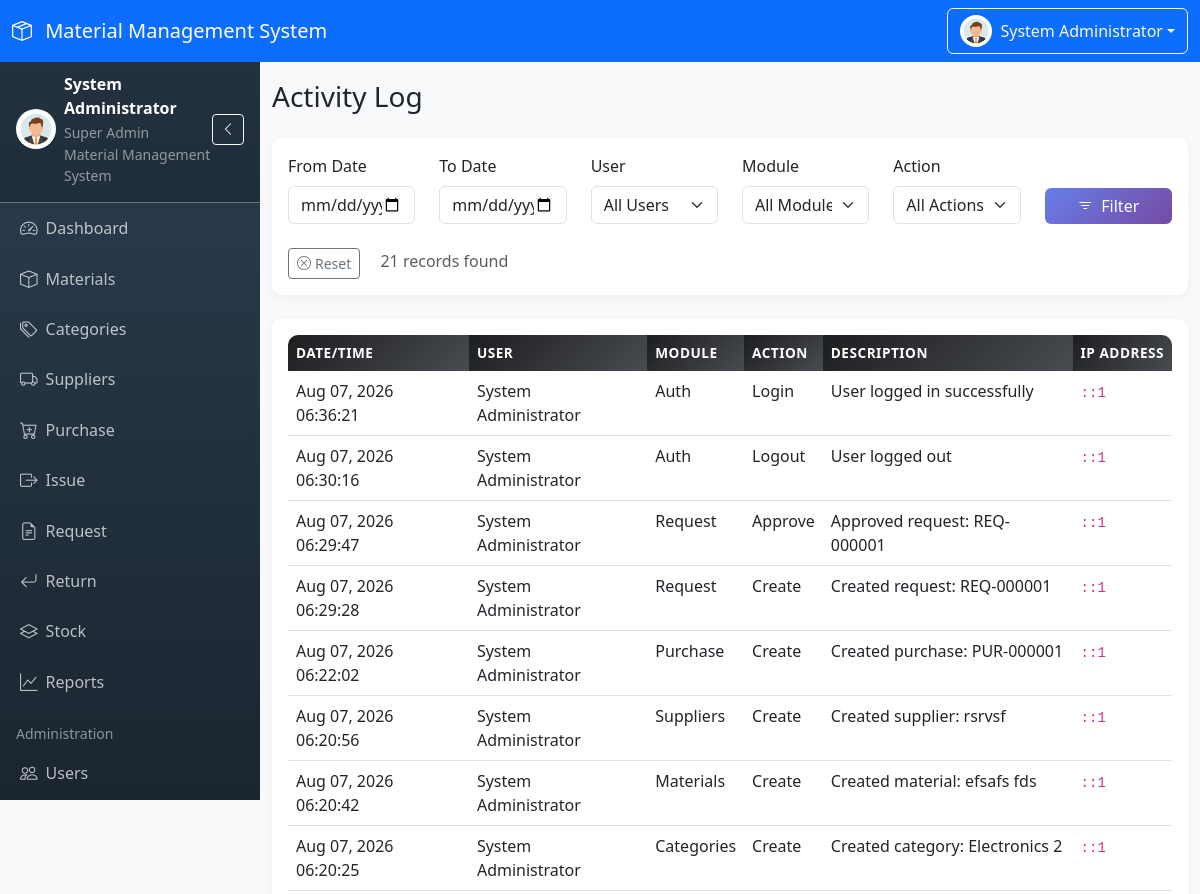
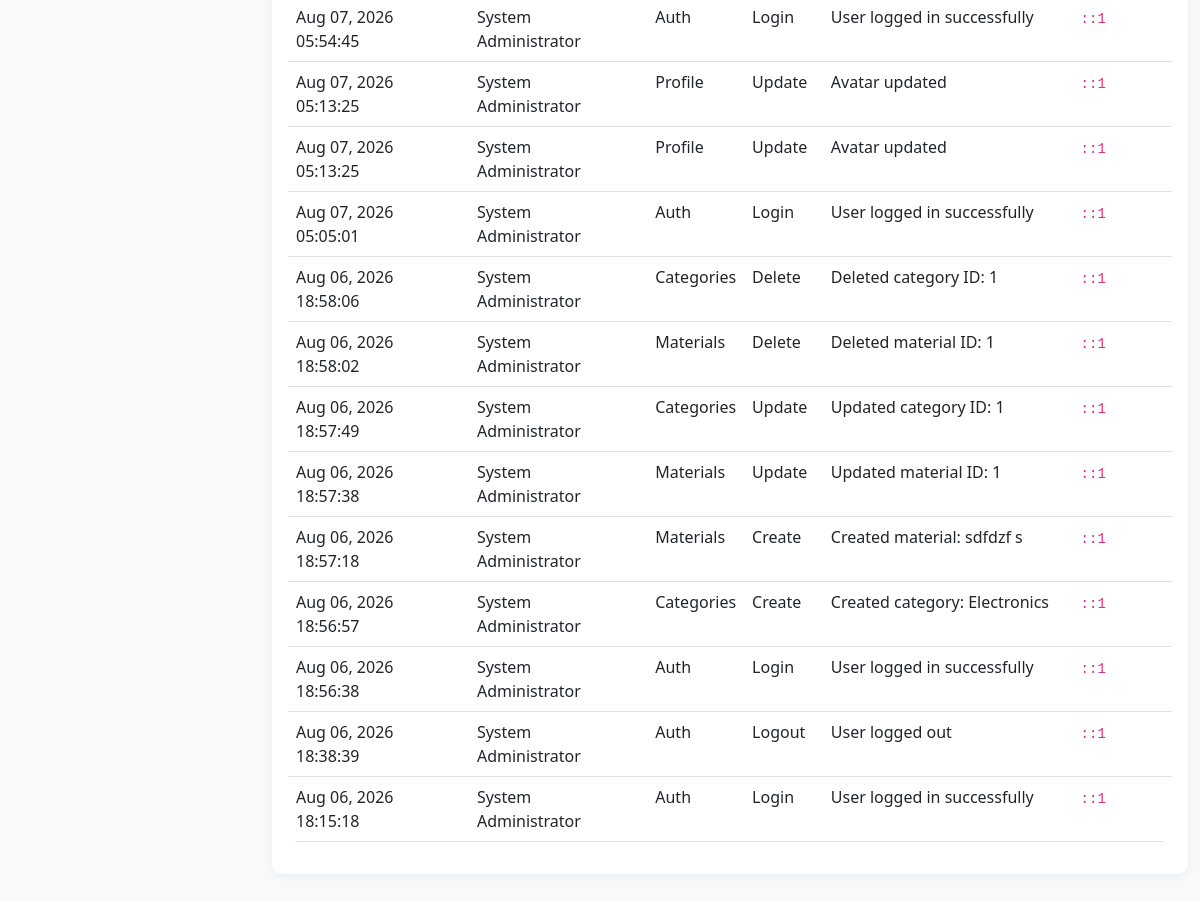
The page /modules/activity-log/index.php (signed in) on the database its author committed (2 pictures, top to bottom).
### tables this page shows
CREATE TABLE `activity_log` (
  `id` int(11) NOT NULL,
  `user_id` int(11) DEFAULT NULL,
  `action` varchar(50) NOT NULL,
  `module` varchar(50) NOT NULL,
  `description` text DEFAULT NULL,
  `ip_address` varchar(45) DEFAULT NULL,
  `created_at` timestamp NOT NULL DEFAULT current_timestamp()
);

CREATE TABLE `users` (
  `id` int(11) NOT NULL,
  `user_code` varchar(20) NOT NULL,
  `full_name` varchar(100) NOT NULL,
  `email` varchar(100) NOT NULL,
  `username` varchar(50) NOT NULL,
  `password` varchar(255) NOT NULL,
  `phone` varchar(20) DEFAULT NULL,
  `avatar` varchar(255) DEFAULT NULL,
  `role_id` int(11) NOT NULL,
  `status` enum('Active','Inactive') NOT NULL DEFAULT 'Active',
  `last_login` datetime DEFAULT NULL,
  `created_at` timestamp NOT NULL DEFAULT current_timestamp(),
  `updated_at` timestamp NOT NULL DEFAULT current_timestamp() ON UPDATE current_timestamp()
);

### includes/app_bootstrap.php (called while the page is built, shortened)
<?php
try {
    $stmt = $pdo->prepare("SELECT * FROM settings WHERE id = 1");
    $stmt->execute();
} catch (PDOException $e) {
}

### config/db.php (called while the page is built, shortened)
<?php
try {
    $dsn = 'mysql:host=' . DB_HOST . ';dbname=' . DB_NAME . ';charset=utf8mb4';
    $options = [
        PDO::ATTR_ERRMODE => PDO::ERRMODE_EXCEPTION,
        PDO::ATTR_DEFAULT_FETCH_MODE => PDO::FETCH_ASSOC,
        PDO::ATTR_EMULATE_PREPARES => false,
    ];
    $pdo = new PDO($dsn, DB_USER, DB_PASS, $options);
} catch (PDOException $e) {
    die('Database connection failed: ' . $e->getMessage());
}
require_once __DIR__ . '/../includes/app_bootstrap.php';

### includes/auth_check.php (called while the page is built, shortened)
<?php
require_once __DIR__ . '/functions.php';
$config_file = __DIR__ . '/../config/db.php';
require_once $config_file;
require_once __DIR__ . '/permission_check.php';

### includes/functions.php (called while the page is built, shortened)
<?php
function getAvatarUrl($avatar) {
    if ($avatar) {
        return BASE_URL . '/uploads/avatars/' . $avatar;
    }
    return BASE_URL . '/assets/images/avatars/default-avatar.png';
}

### includes/permission_check.php (called while the page is built, shortened)
<?php
function hasPermission($permissionKey) {
    return in_array($permissionKey, $_SESSION['permissions']);
}
        ?>

### modules/activity-log/index.php (the view, shortened to what this page needs)
<?php
require_once __DIR__ . '/../../includes/auth_check.php';
require_once __DIR__ . '/../../includes/permission_check.php';
$date_from = $_GET['date_from'] ?? '';
$date_to = $_GET['date_to'] ?? '';
$page = $_GET['page'] ?? 1;
$per_page = 25;
$offset = ($page - 1) * $per_page;
$count_sql = "SELECT COUNT(*) FROM activity_log WHERE 1=1";
$count_params = [];
$stmt = $pdo->prepare($count_sql);
$stmt->execute($count_params);
$total_records = $stmt->fetchColumn();
$sql = "SELECT al.*, u.full_name as user_name
        FROM activity_log al
        LEFT JOIN users u ON al.user_id = u.id
        WHERE 1=1";
$params = [];
$sql .= " ORDER BY al.created_at DESC LIMIT $per_page OFFSET $offset";
$stmt = $pdo->prepare($sql);
$stmt->execute($params);
$activities = $stmt->fetchAll();
require_once __DIR__ . '/../../includes/header.php';
?>
<div class="d-flex justify-content-between align-items-center mb-4">
    <h1 class="h3 mb-0">Activity Log</h1>
</div>
<div class="card mb-4">
    <div class="card-body">
        <form method="GET" class="row align-items-end">
            <div class="col-md-2 mb-3">
                <label for="date_from" class="form-label">From Date</label>
                <input type="date" class="form-control" id="date_from" name="date_from" value="<?php echo htmlspecialchars($date_from); ?>">
            </div>
            <div class="col-md-2 mb-3">
                <label for="date_to" class="form-label">To Date</label>
                <input type="date" class="form-control" id="date_to" name="date_to" value="<?php echo htmlspecialchars($date_to); ?>">
            </div>
            <div class="col-md-2 mb-3">
                <label for="user" class="form-label">User</label>
                <select class="form-select" id="user" name="user">
                    <option value="">All Users</option>
                </select>
            </div>
            <div class="col-md-2 mb-3">
                <label for="module" class="form-label">Module</label>
                <select class="form-select" id="module" name="module">
                    <option value="">All Modules</option>
                </select>
            </div>
            <div class="col-md-2 mb-3">
                <label for="action" class="form-label">Action</label>
                <select class="form-select" id="action" name="action">
                    <option value="">All Actions</option>
                </select>
            </div>
            <div class="col-md-2 mb-3">
                <button type="submit" class="btn btn-primary w-100">
                    <i class="bi bi-filter me-2"></i>Filter
                </button>
            </div>
        </form>
        <div class="row mt-2">
            <div class="col-12">
                <a href="<?php echo BASE_URL; ?>/modules/activity-log/index.php" class="btn btn-sm btn-outline-secondary">
                    <i class="bi bi-x-circle me-1"></i>Reset
                </a>
                <span class="text-muted ms-3"><?php echo $total_records; ?> records found</span>
            </div>
        </div>
    </div>
</div>
<div class="card">
    <div class="card-body">
        <div class="table-responsive">
            <table class="table table-hover">
                <thead>
                    <tr>
                        <th>Date/Time</th>
                        <th>User</th>
                        <th>Module</th>
                        <th>Action</th>
                        <th>Description</th>
                        <th>IP Address</th>
                    </tr>
                </thead>
                <tbody>
                    <?php foreach ($activities as $activity): ?>
                    <tr>
                        <td><?php echo date('M d, Y H:i:s', strtotime($activity['created_at'])); ?></td>
                        <td><?php echo htmlspecialchars($activity['user_name'] ?? 'System'); ?></td>
                        <td><?php echo htmlspecialchars($activity['module']); ?></td>
                        <td><?php echo htmlspecialchars($activity['action']); ?></td>
                        <td><?php echo htmlspecialchars($activity['description']); ?></td>
                        <td><code><?php echo htmlspecialchars($activity['ip_address'] ?? '-'); ?></code></td>
                    </tr>
                    <?php endforeach; ?>
                </tbody>
            </table>
        </div>
    </div>
</div>
<?php require_once __DIR__ . '/../../includes/footer.php'; ?>

### includes/header.php (shortened to what this page needs)
<?php
require_once __DIR__ . '/functions.php';
?>
<!DOCTYPE html>
<html lang="en">
<head>
    <link href="https://cdn.jsdelivr.net/npm/bootstrap@5.3.0/dist/css/bootstrap.min.css" rel="stylesheet">
    <link href="https://cdn.jsdelivr.net/npm/bootstrap-icons@1.11.0/font/bootstrap-icons.css" rel="stylesheet">
    <link rel="stylesheet" href="<?php echo BASE_URL; ?>/assets/css/style.css">
</head>
<body>
    <nav class="navbar navbar-expand-lg navbar-dark bg-primary fixed-top">
        <div class="container-fluid">
            <a class="navbar-brand" href="<?php echo BASE_URL; ?>/dashboard/index.php">
                <?php if (isset($app_settings) && !empty($app_settings['company_logo'])): ?>
                <img src="<?php echo BASE_URL; ?>/uploads/<?php echo htmlspecialchars($app_settings['company_logo']); ?>" alt="Logo" class="me-2" style="height: 30px;">
                <?php else: ?>
                <i class="bi bi-box-seam me-2"></i>
                <?php endif; ?>
                <?php echo defined('SYSTEM_NAME') ? SYSTEM_NAME : SITE_NAME; ?>
            </a>
            <div class="ms-auto">
                <div class="dropdown">
                    <button class="btn btn-outline-light dropdown-toggle d-flex align-items-center" type="button" data-bs-toggle="dropdown">
                        <img src="<?php echo getAvatarUrl($_SESSION['avatar'] ?? null); ?>" alt="Avatar" class="rounded-circle me-2" width="32" height="32">
                        <span class="d-none d-md-inline"><?php echo htmlspecialchars($_SESSION['full_name']); ?></span>
                    </button>
                </div>
            </div>
        </div>
    </nav>
    <div class="wrapper">
        <aside class="sidebar" id="sidebar">
            <?php include __DIR__ . '/sidebar.php'; ?>
        </aside>
        <main class="main-content">
            <div class="container-fluid py-4">

### includes/sidebar.php (shortened to what this page needs)
<?php
$current_page = basename($_SERVER['PHP_SELF']);
?>
<div class="sidebar-header d-flex align-items-center p-3 border-bottom border-secondary">
    <img src="<?php echo getAvatarUrl($_SESSION['avatar'] ?? null); ?>" alt="Avatar" class="rounded-circle me-2" width="40" height="40">
    <div class="sidebar-user-info flex-grow-1">
        <div class="fw-bold text-white"><?php echo htmlspecialchars($_SESSION['full_name']); ?></div>
        <small class="text-white-50"><?php echo htmlspecialchars($_SESSION['role_name']); ?></small>
        <?php if (defined('SYSTEM_NAME')): ?>
        <small class="text-white-50 d-block"><?php echo htmlspecialchars(SYSTEM_NAME); ?></small>
        <?php endif; ?>
    </div>
    <button class="btn btn-sm btn-outline-light d-none d-lg-block" type="button" id="sidebarCollapse">
        <i class="bi bi-chevron-left"></i>
    </button>
</div>
<ul class="nav flex-column">
    <li class="nav-item">
        <a class="nav-link <?php echo $current_page == 'index.php' && strpos($_SERVER['REQUEST_URI'], '/dashboard/') !== false ? 'active' : ''; ?>"
           href="<?php echo BASE_URL; ?>/dashboard/index.php">
            <i class="bi bi-speedometer2 me-2"></i>
            <span class="nav-text">Dashboard</span>
        </a>
    </li>
    <?php if (hasPermission('materials.view')): ?>
    <li class="nav-item">
        <a class="nav-link <?php echo strpos($_SERVER['REQUEST_URI'], '/modules/materials/') !== false ? 'active' : ''; ?>"
           href="<?php echo BASE_URL; ?>/modules/materials/index.php">
            <i class="bi bi-box me-2"></i>
            <span class="nav-text">Materials</span>
        </a>
    </li>
    <?php endif; ?>
    <?php if (hasPermission('categories.view')): ?>
    <li class="nav-item">
        <a class="nav-link <?php echo strpos($_SERVER['REQUEST_URI'], '/modules/categories/') !== false ? 'active' : ''; ?>"
           href="<?php echo BASE_URL; ?>/modules/categories/index.php">
            <i class="bi bi-tags me-2"></i>
            <span class="nav-text">Categories</span>
        </a>
    </li>
    <?php endif; ?>
    <?php if (hasPermission('suppliers.view')): ?>
    <li class="nav-item">
        <a class="nav-link <?php echo strpos($_SERVER['REQUEST_URI'], '/modules/suppliers/') !== false ? 'active' : ''; ?>"
           href="<?php echo BASE_URL; ?>/modules/suppliers/index.php">
            <i class="bi bi-truck me-2"></i>
            <span class="nav-text">Suppliers</span>
        </a>
    </li>
    <?php endif; ?>
    <?php if (hasPermission('purchase.view')): ?>
    <li class="nav-item">
        <a class="nav-link <?php echo strpos($_SERVER['REQUEST_URI'], '/modules/purchase/') !== false ? 'active' : ''; ?>"
           href="<?php echo BASE_URL; ?>/modules/purchase/index.php">
            <i class="bi bi-cart-plus me-2"></i>
            <span class="nav-text">Purchase</span>
        </a>
    </li>
    <?php endif; ?>
    <?php if (hasPermission('issue.view')): ?>
    <li class="nav-item">
        <a class="nav-link <?php echo strpos($_SERVER['REQUEST_URI'], '/modules/issue/') !== false ? 'active' : ''; ?>"
           href="<?php echo BASE_URL; ?>/modules/issue/index.php">
            <i class="bi bi-box-arrow-right me-2"></i>
            <span class="nav-text">Issue</span>
        </a>
    </li>
    <?php endif; ?>
    <?php if (hasPermission('request.view')): ?>
    <li class="nav-item">
        <a class="nav-link <?php echo strpos($_SERVER['REQUEST_URI'], '/modules/request/') !== false ? 'active' : ''; ?>"
           href="<?php echo BASE_URL; ?>/modules/request/index.php">
            <i class="bi bi-file-earmark-text me-2"></i>
            <span class="nav-text">Request</span>
        </a>
    </li>
    <?php endif; ?>
    <?php if (hasPermission('return.view')): ?>
    <li class="nav-item">
        <a class="nav-link <?php echo strpos($_SERVER['REQUEST_URI'], '/modules/return/') !== false ? 'active' : ''; ?>"
           href="<?php echo BASE_URL; ?>/modules/return/index.php">
            <i class="bi bi-arrow-return-left me-2"></i>
            <span class="nav-text">Return</span>
        </a>
    </li>
    <?php endif; ?>
    <?php if (hasPermission('stock.view')): ?>
    <li class="nav-item">
        <a class="nav-link <?php echo strpos($_SERVER['REQUEST_URI'], '/modules/stock/') !== false ? 'active' : ''; ?>"
           href="<?php echo BASE_URL; ?>/modules/stock/index.php">
            <i class="bi bi-layers me-2"></i>
            <span class="nav-text">Stock</span>
        </a>
    </li>
    <?php endif; ?>
    <?php if (hasPermission('reports.view')): ?>
    <li class="nav-item">
        <a class="nav-link <?php echo strpos($_SERVER['REQUEST_URI'], '/modules/reports/') !== false ? 'active' : ''; ?>"
           href="<?php echo BASE_URL; ?>/modules/reports/index.php">
            <i class="bi bi-graph-up me-2"></i>
            <span class="nav-text">Reports</span>
        </a>
    </li>
    <?php endif; ?>
    <li class="nav-item mt-3">
        <div class="text-white-50 small px-3 mb-1">Administration</div>
    </li>
    <?php if (hasPermission('users.view')): ?>
    <li class="nav-item">
        <a class="nav-link <?php echo strpos($_SERVER['REQUEST_URI'], '/modules/users/') !== false ? 'active' : ''; ?>"
           href="<?php echo BASE_URL; ?>/modules/users/index.php">
            <i class="bi bi-people me-2"></i>
            <span class="nav-text">Users</span>
        </a>
    </li>
    <?php endif; ?>
    <?php if (hasPermission('roles.view')): ?>
    <li class="nav-item">
        <a class="nav-link <?php echo strpos($_SERVER['REQUEST_URI'], '/modules/roles/') !== false ? 'active' : ''; ?>"
           href="<?php echo BASE_URL; ?>/modules/roles/index.php">
        </a>
    </li>
    <?php endif; ?>
</ul>

### includes/footer.php (shortened to what this page needs)
            </div>
        </main>
    </div>
</body>
</html>

### assets/css/style.css (style rules this page uses)
:root { --primary-color: #667eea; --secondary-color: #764ba2; --sidebar-width: 260px; --sidebar-collapsed-width: 70px; --navbar-height: 56px; }
body { font-family: 'Segoe UI', Tahoma, Geneva, Verdana, sans-serif; background-color: #f8f9fa; overflow-x: hidden; }
.wrapper { display: flex; min-height: 100vh; padding-top: var(--navbar-height); overflow-x: hidden; }
.sidebar { width: var(--sidebar-width); background: linear-gradient(180deg, #2c3e50 0%, #1a252f 100%); position: fixed; top: var(--navbar-height); left: 0; height: calc(100vh - var(--navbar-height)); overflow-y: auto; overflow-x: hidden; transition: all 0.3s ease; z-index: 1000; }
.sidebar-header { background: rgba(0, 0, 0, 0.2); }
.sidebar .nav-link { color: rgba(255, 255, 255, 0.7); padding: 12px 20px; border-radius: 0; transition: all 0.2s ease; display: flex; align-items: center; }
.sidebar .nav-link i { margin-right: 10px; font-size: 1.1rem; }
.main-content { flex-grow: 1; margin-left: var(--sidebar-width); transition: all 0.3s ease; min-height: calc(100vh - var(--navbar-height)); }
.card { border: none; border-radius: 10px; box-shadow: 0 2px 10px rgba(0, 0, 0, 0.05); margin-bottom: 20px; }
.table { border-radius: 10px; overflow: hidden; }
.table thead th { background: linear-gradient(135deg, #1d1e20, #484b50); color: white; border: none; font-weight: 600; text-transform: uppercase; font-size: 0.85rem; letter-spacing: 0.5px; }
.table tbody tr { transition: all 0.2s ease; }
.btn-primary { background: linear-gradient(135deg, var(--primary-color), var(--secondary-color)); border: none; }

### rows shown on the page
activity_log: created_at "Aug 07, 2026 06:36:21", user.full_name "System Administrator", module "Auth", action "Login", description "User logged in successfully", ip_address "::1"
activity_log: created_at "Aug 07, 2026 06:30:16", user.full_name "System Administrator", module "Auth", action "Logout", description "User logged out", ip_address "::1"
activity_log: created_at "Aug 07, 2026 06:29:47", user.full_name "System Administrator", module "Request", action "Approve", description "Approved request: REQ-000001", ip_address "::1"
activity_log: created_at "Aug 07, 2026 06:29:28", user.full_name "System Administrator", module "Request", action "Create", description "Created request: REQ-000001", ip_address "::1"
activity_log: created_at "Aug 07, 2026 06:22:02", user.full_name "System Administrator", module "Purchase", action "Create", description "Created purchase: PUR-000001", ip_address "::1"
activity_log: created_at "Aug 07, 2026 06:20:56", user.full_name "System Administrator", module "Suppliers", action "Create", description "Created supplier: rsrvsf", ip_address "::1"
activity_log: created_at "Aug 07, 2026 06:20:42", user.full_name "System Administrator", module "Materials", action "Create", description "Created material: efsafs fds", ip_address "::1"
activity_log: created_at "Aug 07, 2026 06:20:25", user.full_name "System Administrator", module "Categories", action "Create", description "Created category: Electronics 2", ip_address "::1"
activity_log: created_at "Aug 07, 2026 05:54:45", user.full_name "System Administrator", module "Auth", action "Login", description "User logged in successfully", ip_address "::1"
activity_log: created_at "Aug 07, 2026 05:13:25", user.full_name "System Administrator", module "Profile", action "Update", description "Avatar updated", ip_address "::1"
activity_log: created_at "Aug 07, 2026 05:13:25", user.full_name "System Administrator", module "Profile", action "Update", description "Avatar updated", ip_address "::1"
activity_log: created_at "Aug 07, 2026 05:05:01", user.full_name "System Administrator", module "Auth", action "Login", description "User logged in successfully", ip_address "::1"
activity_log: created_at "Aug 06, 2026 18:58:06", user.full_name "System Administrator", module "Categories", action "Delete", description "Deleted category ID: 1", ip_address "::1"
activity_log: created_at "Aug 06, 2026 18:58:02", user.full_name "System Administrator", module "Materials", action "Delete", description "Deleted material ID: 1", ip_address "::1"
activity_log: created_at "Aug 06, 2026 18:57:49", user.full_name "System Administrator", module "Categories", action "Update", description "Updated category ID: 1", ip_address "::1"
activity_log: created_at "Aug 06, 2026 18:57:38", user.full_name "System Administrator", module "Materials", action "Update", description "Updated material ID: 1", ip_address "::1"
activity_log: created_at "Aug 06, 2026 18:57:18", user.full_name "System Administrator", module "Materials", action "Create", description "Created material: sdfdzf s", ip_address "::1"
activity_log: created_at "Aug 06, 2026 18:56:57", user.full_name "System Administrator", module "Categories", action "Create", description "Created category: Electronics", ip_address "::1"
activity_log: created_at "Aug 06, 2026 18:56:38", user.full_name "System Administrator", module "Auth", action "Login", description "User logged in successfully", ip_address "::1"
activity_log: created_at "Aug 06, 2026 18:38:39", user.full_name "System Administrator", module "Auth", action "Logout", description "User logged out", ip_address "::1"
activity_log: created_at "Aug 06, 2026 18:15:18", user.full_name "System Administrator", module "Auth", action "Login", description "User logged in successfully", ip_address "::1"

### other values the page prints
SYSTEM_NAME "Material Management System"
$_SESSION['full_name'] "System Administrator"
$_SESSION['role_name'] "Super Admin"
$total_records "21"
